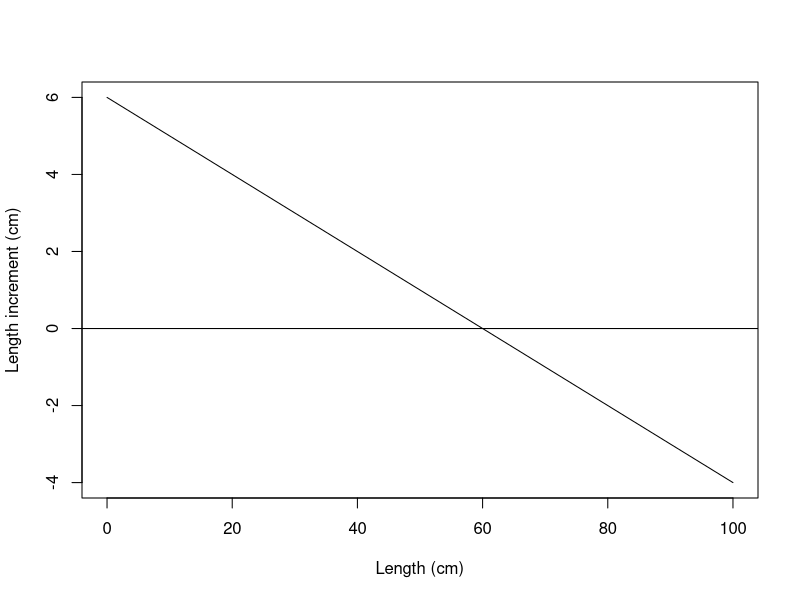
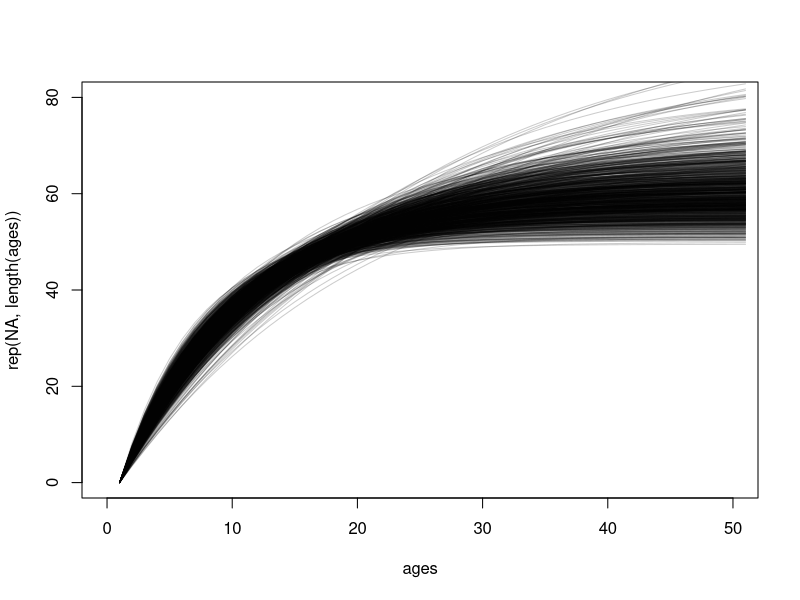
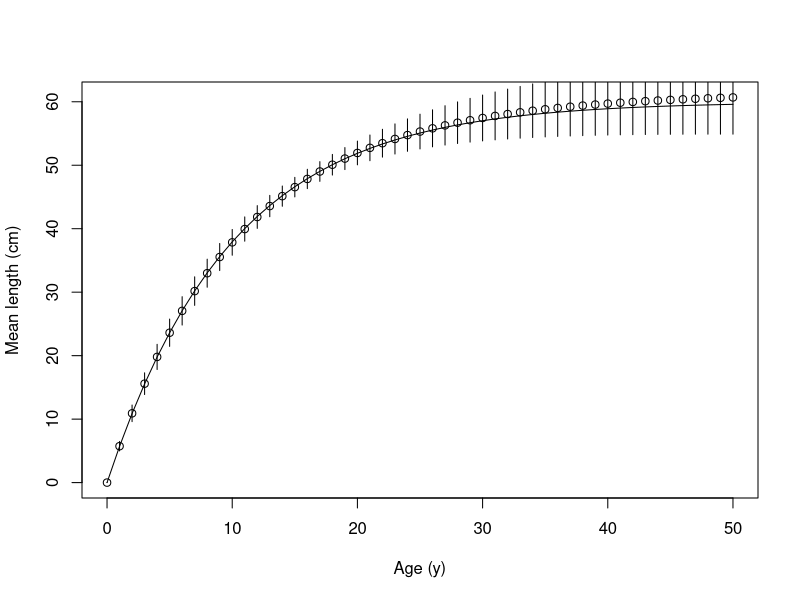
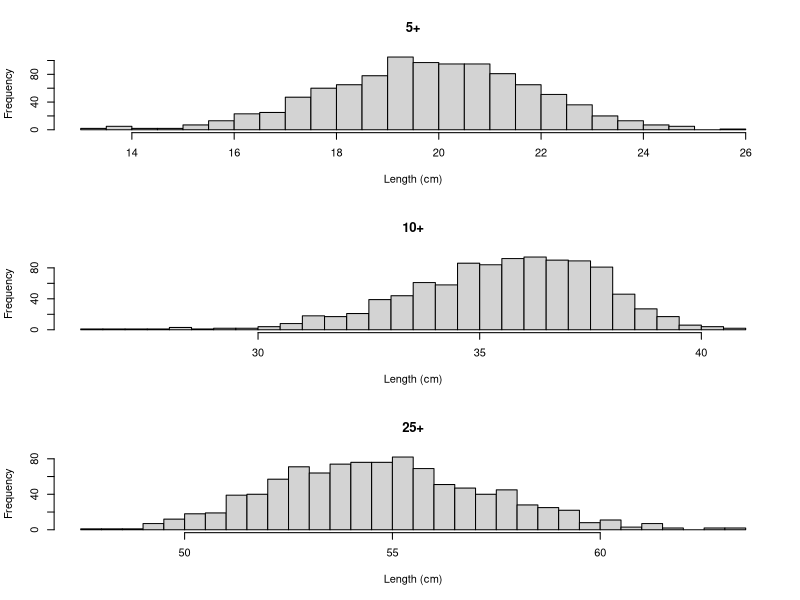

The R script that drew these images, in order:
# A test of alternative formulations for growth
# 
# How to allow for individual variability in growth and still maintain population level growth pars


# Population level growth pars
k <- 0.1
linf <- 60

# Convert to slope and intercept
b <- -k
a <- -linf*b
plot(0:100,a+b*(0:100),type='l',ylab='Length increment (cm)',xlab='Length (cm)')
abline(h=0)

# Convert to g1 and g2
l1 <- 20
l2 <- 40
g1 <- a + b*l1
g2 <- a + b*l2

# Convert back to k and Linf as a check
k_ <- -(g1-g2)/(l1-l2)
linf_ <- (l2*g1-l1*g2)/(g1-g2)
if(k_!=k & linf_!=linf) stop('Back conversion to k and Linf not correct')


# Simulate a population of fish with different g1 and g2s
n <- 1000
cv <- 0.1
g1s <- rnorm(n,g1,g1*cv)
g2s <- rnorm(n,g2,g2*cv)

# For each fish calculate simulate growth
fishes <- NULL
ages <- 0:50
steps <- 4
for(fish in 1:n){
  # Calculate a and b for this fish
  b <- (g1s[fish]-g2s[fish])/(l1-l2)
  a <- g1s[fish]-(b*l1)
  # Simulate growth
  lengths <- 0
  for(age in ages[-1]) {
    length_now <- lengths[length(lengths)]
    for(step in 1:steps) {
      length_incr <- max(0,a + b*length_now)/steps
      length_now <- length_now + length_incr
    }
    lengths <- c(lengths, length_now)
  }
  fishes <- if(is.null(fishes)) lengths else rbind(fishes,lengths)
}

# Plot lengths at age
plot(ages,rep(NA,length(ages)),ylim=c(0,80))
for(fish in 1:n) lines(fishes[fish,],col=hsv(0,0,0,0.2))

# Calculate distributions at age
length_mean_age <- apply(fishes,2,mean)
length_sd_age <- apply(fishes,2,sd)

# Calculate vonB lengths at age
length_vb_age <- linf * (1-exp(-k*ages))

plot(ages,length_mean_age,ylab='Mean length (cm)',xlab='Age (y)')
segments(ages,length_mean_age-length_sd_age,ages,length_mean_age+length_sd_age)
lines(ages,length_vb_age)

# Histograms of length at age
par(mfrow=c(3,1))
hist(fishes[,5],breaks=30,main='5+',xlab='Length (cm)')
hist(fishes[,10],breaks=30,main='10+',xlab='Length (cm)')
hist(fishes[,25],breaks=30,main='25+',xlab='Length (cm)')
